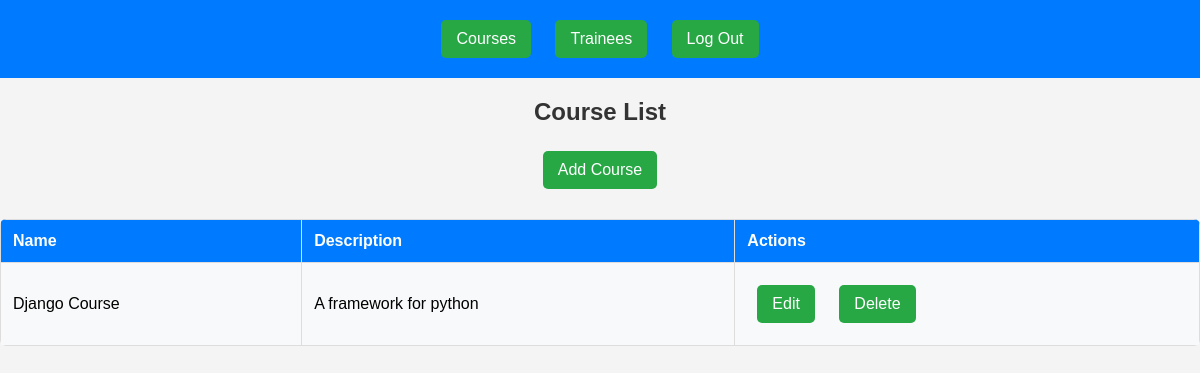
Page /course/ on the earlier database version.
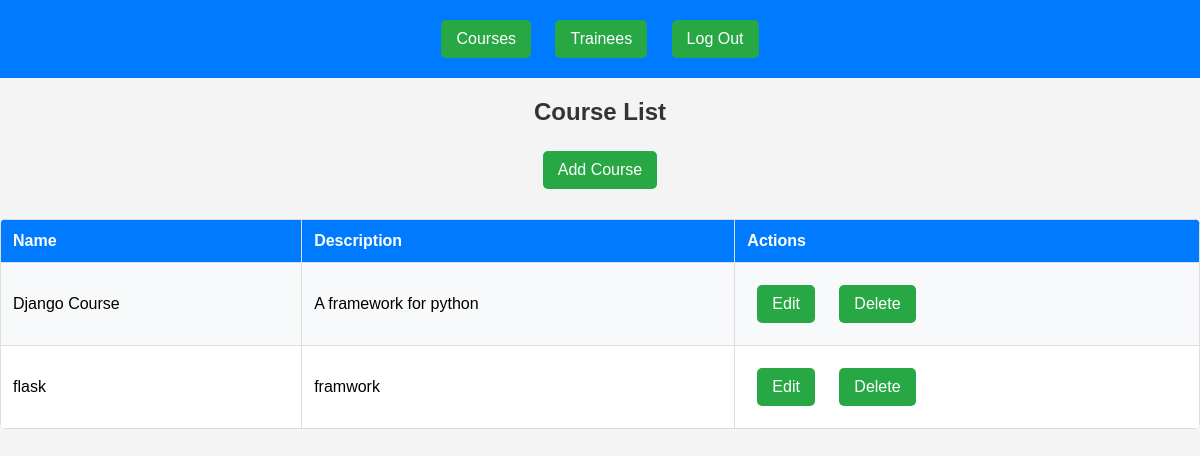
Same page on the later database version.
### course_app/models.py (models this page shows)
class Course(models.Model):
    name = models.CharField(max_length=255)
    description = models.TextField()

### course_app/views.py (the view)
# urls.py: path("", course_list, name="course_list"),
def course_list(request):
    courses = Course.objects.all()
    return render(request, "course/course_list.html", {"courses": courses})

### course_app/templates/course/course_list.html
{% extends "base.html" %}
{% block content %}
<h2>Course List</h2>
<a href="{% url 'add_course' %}">Add Course</a>
<table>
    <tr>
        <th>Name</th>
        <th>Description</th>
        <th>Actions</th>
    </tr>
    {% for course in courses %}
    <tr>
        <td>{{ course.name }}</td>
        <td>{{ course.description }}</td>
        <td>
            <a href="{% url 'update_course' course.id %}">Edit</a>
            <a href="{% url 'delete_course' course.id %}">Delete</a>
        </td>
    </tr>
    {% endfor %}
</table>
{% endblock %}

### templates/base.html (shortened to what this page needs)
<!DOCTYPE html>
<html lang="en">
<head>
    {% load static %}
    <link rel="stylesheet" href="{% static 'css/styles.css' %}">
</head>
<body>
    {% if request.path != "/" and request.path != "/register/" %}
    <nav>
        <a href="{% url 'course_list' %}">Courses</a>
        <a href="{% url 'trainee_list' %}">Trainees</a>
        <a href="{% url 'logout' %}" >Log Out</a>
    </nav>
    {% endif %}
    {% block content %}{% endblock %}
</body>

### static/css/styles.css (style rules this page uses)
body { font-family: Arial, sans-serif; background-color: #f4f4f4; margin: 0; padding: 0; text-align: center; }
nav { background-color: #007bff; padding: 10px; }
h2 { color: #333; margin-bottom: 15px; }
table { width: 100%; margin: 20px auto; border-collapse: collapse; background-color: white; border-radius: 6px; overflow: hidden; }
th, td { border: 1px solid #ddd; padding: 12px; text-align: left; }
th { background-color: #007bff; color: white; }
tr:nth-child(even) { background-color: #f8f9fa; }
a, button { display: inline-block; margin: 10px; padding: 10px 15px; background-color: #28a745; color: white; text-decoration: none; border-radius: 5px; border: none; cursor: pointer; transition: background 0.3s ease-in-out; }

Differences in the rows shown:
added Course: name "flask", description "framwork"
